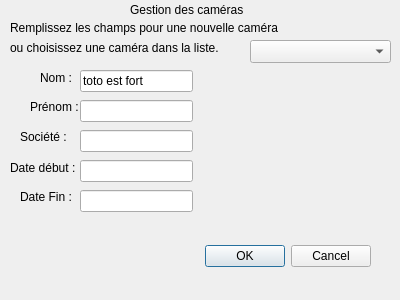
<?xml version="1.0" encoding="UTF-8"?>
<ui version="4.0">
 <class>CIhmCamera</class>
 <widget class="QDialog" name="CIhmCamera">
  <property name="geometry">
   <rect>
    <x>0</x>
    <y>0</y>
    <width>400</width>
    <height>300</height>
   </rect>
  </property>
  <property name="windowTitle">
   <string>SuPer : Gestion des caméras</string>
  </property>
  <widget class="QDialogButtonBox" name="buttonBox">
   <property name="geometry">
    <rect>
     <x>30</x>
     <y>240</y>
     <width>341</width>
     <height>32</height>
    </rect>
   </property>
   <property name="orientation">
    <enum>Qt::Horizontal</enum>
   </property>
   <property name="standardButtons">
    <set>QDialogButtonBox::Cancel|QDialogButtonBox::Ok</set>
   </property>
  </widget>
  <widget class="QLabel" name="label_2">
   <property name="geometry">
    <rect>
     <x>10</x>
     <y>20</y>
     <width>301</width>
     <height>16</height>
    </rect>
   </property>
   <property name="text">
    <string>Remplissez les champs pour une nouvelle caméra</string>
   </property>
  </widget>
  <widget class="QLineEdit" name="leNom">
   <property name="geometry">
    <rect>
     <x>80</x>
     <y>70</y>
     <width>113</width>
     <height>22</height>
    </rect>
   </property>
   <property name="text">
    <string>toto est fort</string>
   </property>
  </widget>
  <widget class="QLineEdit" name="leDateDeb">
   <property name="geometry">
    <rect>
     <x>80</x>
     <y>160</y>
     <width>113</width>
     <height>22</height>
    </rect>
   </property>
  </widget>
  <widget class="QLabel" name="lTitre">
   <property name="geometry">
    <rect>
     <x>130</x>
     <y>0</y>
     <width>141</width>
     <height>20</height>
    </rect>
   </property>
   <property name="text">
    <string>Gestion des caméras</string>
   </property>
  </widget>
  <widget class="QLabel" name="label_5">
   <property name="geometry">
    <rect>
     <x>30</x>
     <y>100</y>
     <width>52</width>
     <height>14</height>
    </rect>
   </property>
   <property name="text">
    <string>Prénom : </string>
   </property>
  </widget>
  <widget class="QLabel" name="label_4">
   <property name="geometry">
    <rect>
     <x>40</x>
     <y>70</y>
     <width>41</width>
     <height>16</height>
    </rect>
   </property>
   <property name="text">
    <string>Nom :</string>
   </property>
  </widget>
  <widget class="QLabel" name="label_8">
   <property name="geometry">
    <rect>
     <x>10</x>
     <y>160</y>
     <width>71</width>
     <height>16</height>
    </rect>
   </property>
   <property name="text">
    <string>Date début :</string>
   </property>
  </widget>
  <widget class="QLineEdit" name="leSociete">
   <property name="geometry">
    <rect>
     <x>80</x>
     <y>130</y>
     <width>113</width>
     <height>22</height>
    </rect>
   </property>
  </widget>
  <widget class="QLabel" name="label_3">
   <property name="geometry">
    <rect>
     <x>10</x>
     <y>40</y>
     <width>231</width>
     <height>16</height>
    </rect>
   </property>
   <property name="text">
    <string>ou choisissez une caméra dans la liste.</string>
   </property>
  </widget>
  <widget class="QLineEdit" name="lePnom">
   <property name="geometry">
    <rect>
     <x>80</x>
     <y>100</y>
     <width>113</width>
     <height>22</height>
    </rect>
   </property>
  </widget>
  <widget class="QLineEdit" name="leDateFin">
   <property name="geometry">
    <rect>
     <x>80</x>
     <y>190</y>
     <width>113</width>
     <height>22</height>
    </rect>
   </property>
  </widget>
  <widget class="QLabel" name="label_6">
   <property name="geometry">
    <rect>
     <x>20</x>
     <y>130</y>
     <width>52</width>
     <height>14</height>
    </rect>
   </property>
   <property name="text">
    <string>Société :</string>
   </property>
  </widget>
  <widget class="QLabel" name="label_7">
   <property name="geometry">
    <rect>
     <x>20</x>
     <y>190</y>
     <width>52</width>
     <height>14</height>
    </rect>
   </property>
   <property name="text">
    <string>Date Fin :</string>
   </property>
  </widget>
  <widget class="QComboBox" name="comboBox">
   <property name="geometry">
    <rect>
     <x>250</x>
     <y>40</y>
     <width>141</width>
     <height>23</height>
    </rect>
   </property>
  </widget>
 </widget>
 <resources/>
 <connections>
  <connection>
   <sender>buttonBox</sender>
   <signal>accepted()</signal>
   <receiver>CIhmCamera</receiver>
   <slot>accept()</slot>
   <hints>
    <hint type="sourcelabel">
     <x>248</x>
     <y>254</y>
    </hint>
    <hint type="destinationlabel">
     <x>157</x>
     <y>274</y>
    </hint>
   </hints>
  </connection>
  <connection>
   <sender>buttonBox</sender>
   <signal>rejected()</signal>
   <receiver>CIhmCamera</receiver>
   <slot>reject()</slot>
   <hints>
    <hint type="sourcelabel">
     <x>316</x>
     <y>260</y>
    </hint>
    <hint type="destinationlabel">
     <x>286</x>
     <y>274</y>
    </hint>
   </hints>
  </connection>
 </connections>
</ui>
